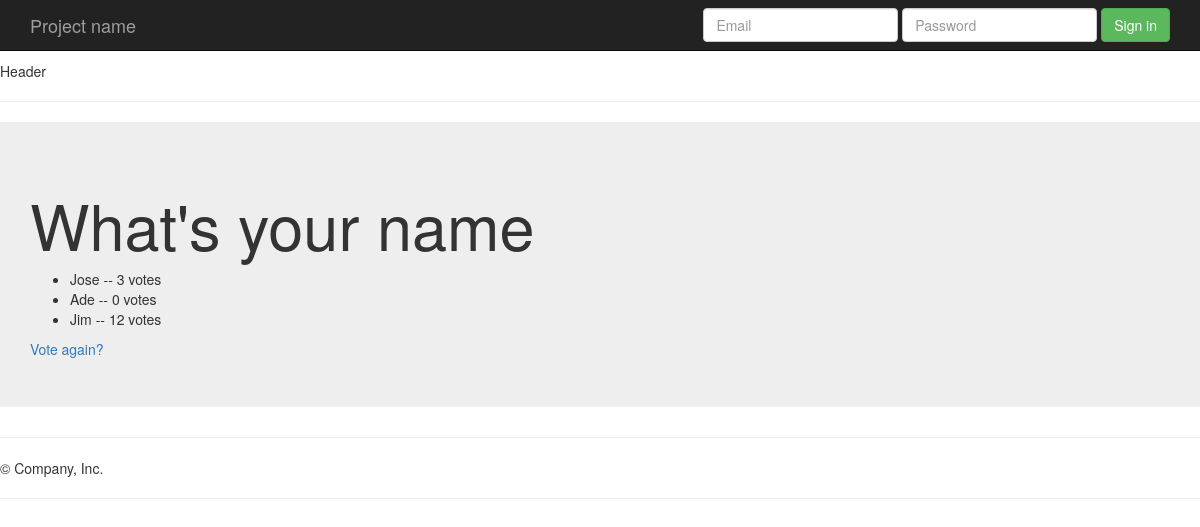
/polls/1/results, run on the app's committed database.
### polls/models.py (models this page shows, shortened)
class Question(models.Model):
    question_text = models.CharField(max_length=200)
    pub_date = models.DateTimeField('date published')

class Choice(models.Model):
    choice_text = models.CharField(max_length=200)
    votes = models.IntegerField(default=0)
    question = models.ForeignKey(Question, on_delete=models.CASCADE)

### polls/views.py (the view)
# urls.py: url(r'^(?P<question_id>[0-9]+)/results$', views.results, name="result"),
def results(request, question_id):
    question = get_object_or_404(Question, pk=question_id)
    return render(request, 'polls/results.html', {'question': question})

### polls/templates/polls/results.html
{% extends 'polls/base.html' %}
{% block main_content %}
    <h1>{{ question.question_text }}</h1>
    <ul>
        {% for choice in question.choice_set.all %}
        <li>{{ choice.choice_text }} -- {{ choice.votes }} vote{{ choice.votes|pluralize }}</li>
        {% endfor %}
    </ul>
    <a href="{% url 'polls:detail' question.id %}">Vote again?</a>
{% endblock %}

### data on the page
Question: question_text "What's your name"
Choice: choice_text "Jose", votes "3"
Choice: choice_text "Ade", votes "0"
Choice: choice_text "Jim", votes "12"
